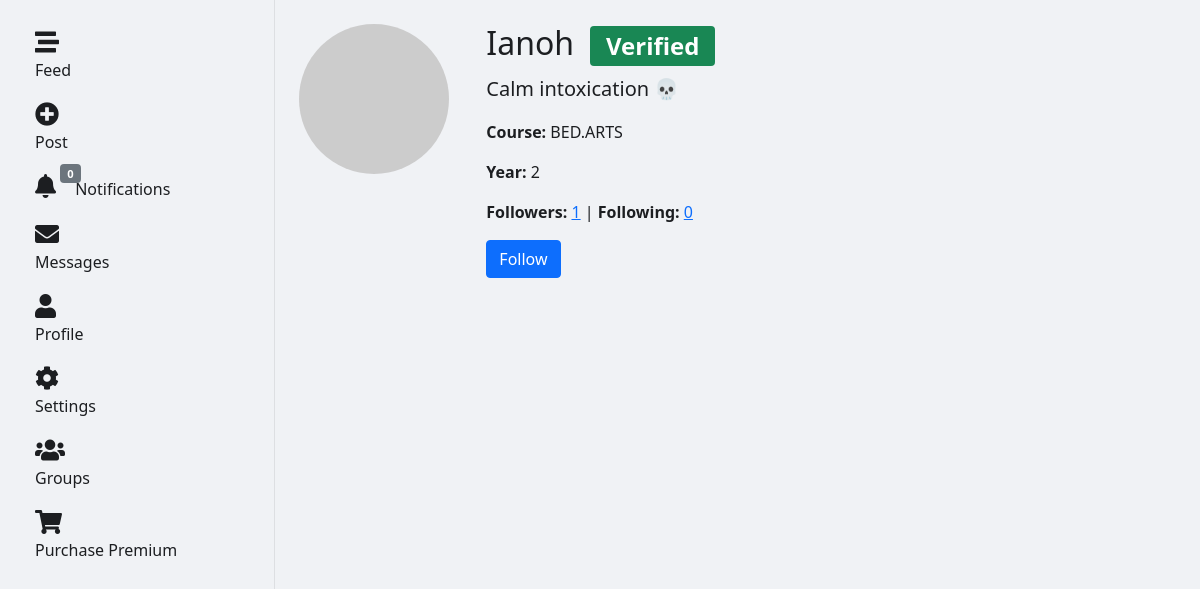
The app's page /users/profile/Ianoh/ (signed in) with its own data.
### users/models.py (models this page shows, shortened)
class User(AbstractUser):
    nickname = models.CharField(max_length=50, blank=True)
    course = models.CharField(max_length=100, blank=True)  # Make this optional
    year = models.IntegerField(null=True, blank=True)  # Make this optional
    profile_picture = models.ImageField(upload_to="profile_pics/", blank=True)
    bio = models.TextField(blank=True)
    followers = models.ManyToManyField(
        "self", symmetrical=False, related_name="following"
    )
    is_verified = models.BooleanField(default=False)
    is_premium = models.BooleanField(default=False)
    premium_expiry = models.DateTimeField(null=True, blank=True)
    privacy_dms = models.BooleanField(default=False)
    privacy_posts = models.BooleanField(default=False)
    THEME_CHOICES = [
        ("light", "Light"),
        ("dark", "Dark"),
        ("system", "System"),
    ]
    theme_preference = models.CharField(
        max_length=10, choices=THEME_CHOICES, default="system"
    )

### users/views.py (the view)
# urls.py: path("profile/<str:username>/", views.profile, name="profile"),
@login_required
def profile(request, username):
    user = get_object_or_404(User, username=username)
    followers_count = user.followers.count()
    following_count = user.following.count()
    context = {
        "user": user,
        "followers_count": followers_count,
        "following_count": following_count,
    }
    return render(request, "users/profile.html", context)

### notifications/context_processors.py (called while the page is built)
def notification_count(request):
    if request.user.is_authenticated:
        count = request.user.notifications.filter(is_read=False).count()
        return {"unread_notification_count": count}
    return {"unread_notification_count": 0}

### users/context_processors.py (called while the page is built)
def premium_status(request):
    if request.user.is_authenticated:
        is_premium = (
            request.user.is_premium
            and request.user.premium_expiry is not None
            and request.user.premium_expiry > timezone.now()
        )
        days_left = (
            (request.user.premium_expiry - timezone.now()).days if is_premium else 0
        )
        return {"is_premium": is_premium, "premium_days_left": days_left}
    return {"is_premium": False, "premium_days_left": 0}

### users/templates/users/profile.html (shortened to what this page needs)
{% extends 'base.html' %}
{% block content %}
<div class="container mt-4">
    <div class="row">
        <div class="col-md-4 text-center mb-4">
            {% if user.profile_picture %}
            <img src="{{ user.profile_picture.url }}" alt="{{ user.username }}" class="img-fluid rounded-circle"
                style="width: 150px; height: 150px; object-fit: cover;">
            {% else %}
            <img src="https://via.placeholder.com/150" alt="{{ user.username }}" class="img-fluid rounded-circle"
                style="width: 150px; height: 150px; object-fit: cover;">
            {% endif %}
        </div>
        <div class="col-md-8">
            <h2>{{ user.username }}
                {% if user.is_verified %}
                <span class="badge bg-success ms-2">Verified</span>
                {% endif %}
            </h2>
            <p class="lead">{{ user.bio }}</p>
            <p><strong>Course:</strong> {{ user.course }}</p>
            <p><strong>Year:</strong> {{ user.year }}</p>
            <p>
                <strong>Followers:</strong> <a href="{% url 'user_followers' username=user.username %}">{{ followers_count }}</a> |
                <strong>Following:</strong> <a href="{% url 'user_following' username=user.username %}">{{ following_count }}</a>
            </p>
            <div class="d-flex justify-content-start">
                {% if request.user == user %}
                <a href="{% url 'edit_profile' username=user.username %}" class="btn btn-primary me-2">Edit Profile</a>
                {% elif request.user in user.followers.all %}
                <form action="{% url 'unfollow_user' user.id %}" method="post" class="me-2">
                    {% csrf_token %}
                    <button type="submit" class="btn btn-secondary">Unfollow</button>
                </form>
                {% else %}
                <form action="{% url 'follow_user' user.id %}" method="post" class="me-2">
                    <button type="submit" class="btn btn-primary">Follow</button>
                </form>
                {% endif %}
            </div>
        </div>
    </div>
</div>
{% endblock %}

### templates/base.html (style rules this page uses)
body { padding-bottom: 60px; }
:root { --bg-color: #f0f2f5; --text-color: #1c1e21; --navbar-bg: #ffffff; --navbar-color: #1c1e21; --card-bg: #ffffff; --card-border: #dddfe2; --input-bg: #f0f2f5; --input-color: #1c1e21; --input-border: #ccd0d5; --btn-close-filter: none; }
body { background-color: var(--bg-color); color: var(--text-color); }
.container { position: relative; z-index: 1; }
@media (min-width: 576px) { .container { padding-left: 10px; padding-right: 10px; } }

### records on screen
User: username "Ianoh", bio "Calm intoxication 💀", course "BED.ARTS", year "2"

### other values on screen
{{ unread_notification_count }} "0"
{{ followers_count }} "1"
{{ following_count }} "0"
